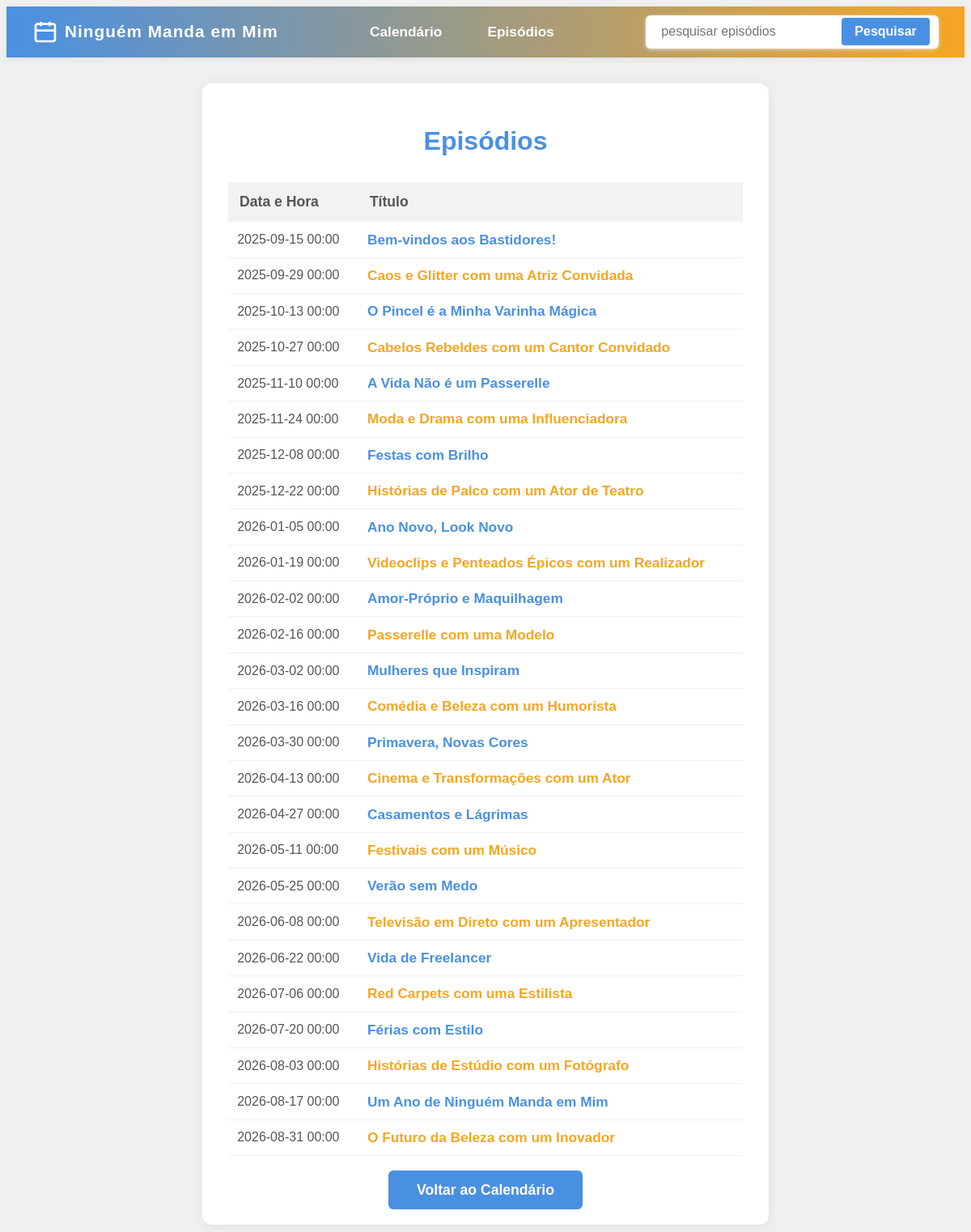
The app's page /all_episodes, older data.
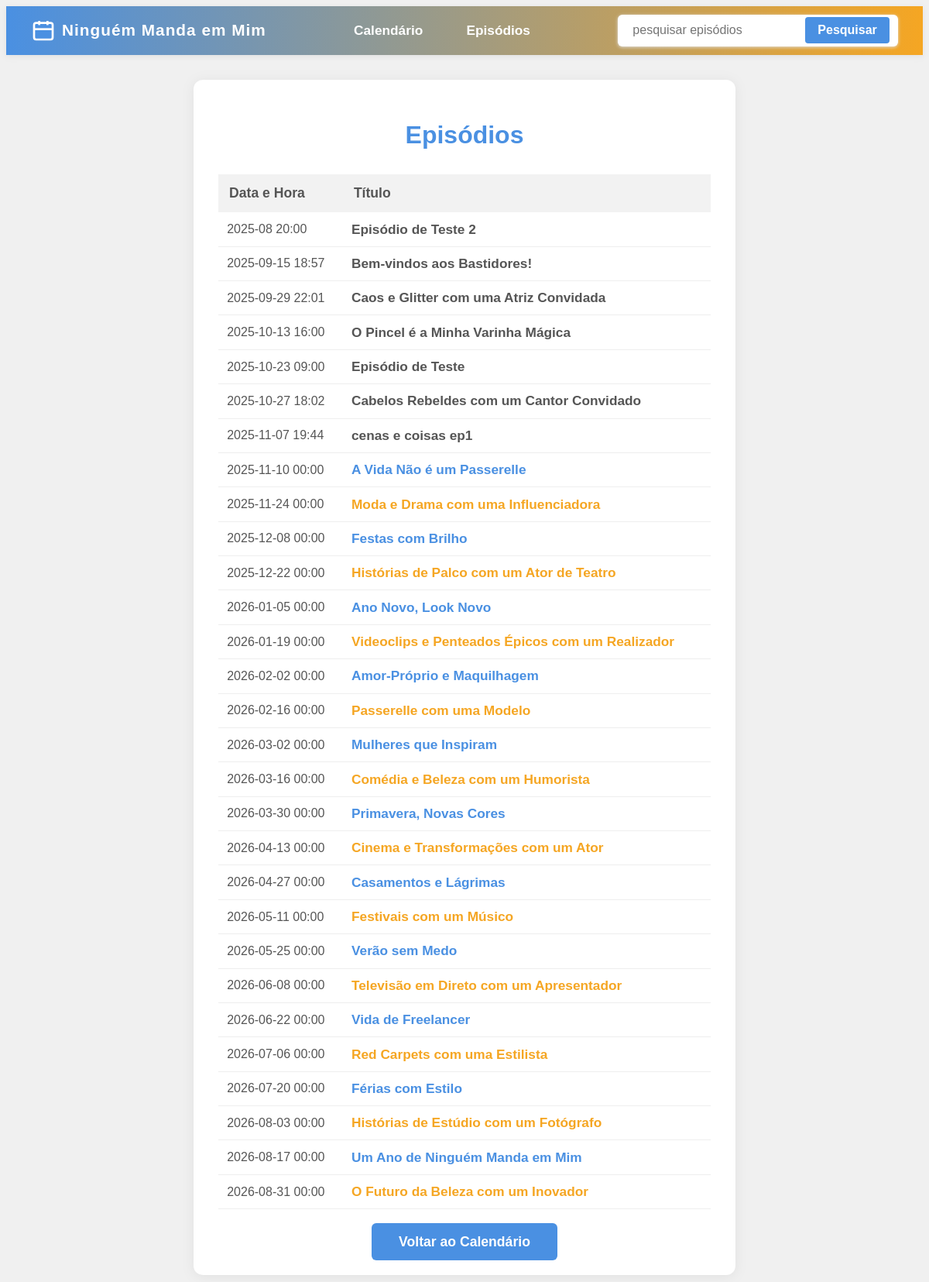
The same page, newer data.
### tables this page shows
CREATE TABLE episodes (
        id INTEGER PRIMARY KEY AUTOINCREMENT,
        podcast_id INTEGER,
        title TEXT NOT NULL,
        description TEXT,
        scheduled_date TIMESTAMP,
        type TEXT,
        guest TEXT,
        theme TEXT,
        announcement TEXT,
        FOREIGN KEY(podcast_id) REFERENCES podcasts(id)
    );

### routes/podcast_routes.py (the view)
@podcast_bp.route('/all_episodes')
def all_episodes():
    date_filter = request.args.get('date')
    conn = sqlite3.connect(DB_PATH)
    cursor = conn.cursor()
    try:
        if date_filter:
            cursor.execute('SELECT id, scheduled_date, title, type FROM episodes WHERE scheduled_date LIKE ? ORDER BY scheduled_date ASC', (f'{date_filter}%',))
        else:
            cursor.execute('SELECT id, scheduled_date, title, type FROM episodes ORDER BY scheduled_date ASC')
        episodes = [{'id': eid, 'scheduled_date': sd, 'title': t, 'type': tp} for eid, sd, t, tp in cursor.fetchall()]
    except sqlite3.OperationalError:
        episodes = []
    conn.close()
    return render_template('all_episodes.html', episodes=episodes)

### app.py (called while the page is built)
@app.context_processor
def inject_today():
    return dict(today=date.today())

### routes/podcast_routes.py (called while the page is built)
@podcast_bp.context_processor
def inject_calendar():
    from datetime import date
    today = date.today()
    offset = 0
    nav = request.args.get('calnav')
    jump_month = request.args.get('jump_month')
    jump_year = request.args.get('jump_year')
    if nav == 'prev':
        offset = int(request.args.get('offset', 0)) - 1
    elif nav == 'next':
        offset = int(request.args.get('offset', 0)) + 1
    elif nav == 'jump' and jump_month and jump_year:
        return {'calendar_months': get_calendar_data(0, jump_month, jump_year), 'offset': 0}
    else:
        offset = int(request.args.get('offset', 0))
    calendar_months = get_calendar_data(offset)
    return dict(calendar_months=calendar_months, offset=offset, today=today)

### templates/all_episodes.html (shortened to what this page needs)
<!DOCTYPE html>
<html lang="en">
<head>
    <link rel="stylesheet" href="/static/custom.css">
</head>
<body>
    {% include 'menu.html' %}
    <div style="max-width:700px; margin:2em auto;">
        <div style="background:#fff; border-radius:12px; box-shadow:0 2px 16px #e0e0e0; padding:2em;">
            <h1 style="font-size:2em; margin-bottom:1em; color:#4a90e2; text-align:center;">Episódios</h1>
            <table style="width:100%; border-collapse:collapse; margin-bottom:2em;">
                <thead>
                    <tr style="background:#f2f2f2;">
                        <th style="padding:0.8em; text-align:left; font-size:1.1em; color:#555;">Data e Hora</th>
                        <th style="padding:0.8em; text-align:left; font-size:1.1em; color:#555;">Título</th>
                    </tr>
                </thead>
                <tbody>
                    {% for episode in episodes %}
                    {% set color = '#555' %}
                    {% if episode.type == 'Solo' %}
                        {% set color = '#4a90e2' %}
                    {% elif episode.type == 'Convidado' %}
                        {% set color = '#f5a623' %}
                    {% endif %}
                    <tr style="border-bottom:1px solid #eee;">
                        <td style="padding:0.7em; color:#555;">{{ episode.scheduled_date|replace('T', ' ') }}</td>
                        <td style="padding:0.7em;">
                            <a href="/episode/{{ episode.id }}"
                               style="font-weight:600; text-decoration:none; font-size:1.08em; color:{{ color }};">
                                {{ episode.title }}
                            </a>
                        </td>
                    </tr>
                    {% endfor %}
                </tbody>
            </table>
            <div style="text-align:center;">
                <a href="/calendar_view" style="background:#4a90e2; color:#fff; border:none; padding:0.8em 2em; border-radius:6px; font-size:1.1em; font-weight:600; text-decoration:none; transition:background 0.2s;">Voltar ao Calendário</a>
            </div>
        </div>
    </div>
</body>
</html>

### templates/menu.html (shortened to what this page needs)
<nav style="position:sticky; top:0; z-index:100; background:linear-gradient(90deg,#4a90e2 0%,#f5a623 100%); box-shadow:0 2px 8px #e0e0e0; padding:0.7em 2em; display:flex; justify-content:space-between; align-items:center; margin-bottom:2em;">
    <div style="display:flex; align-items:center; gap:1em;">
        <a href="/calendar_view" style="display:flex; align-items:center; text-decoration:none;">
            <span style="font-weight:700; font-size:1.3em; color:#fff; letter-spacing:1px;">Ninguém Manda em Mim</span>
        </a>
    </div>
    <div style="display:flex; gap:2em;">
        <a href="/calendar_view" style="color:#fff; font-weight:600; font-size:1.08em; text-decoration:none; padding:0.3em 0.7em; border-radius:4px; transition:background 0.2s;">Calendário</a>
        <a href="/all_episodes" style="color:#fff; font-weight:600; font-size:1.08em; text-decoration:none; padding:0.3em 0.7em; border-radius:4px; transition:background 0.2s;">Episódios</a>
    </div>
    <form action="/search" method="get" style="display:flex; align-items:center; gap:0.5em; background:#fff; border-radius:6px; padding:0.2em 0.7em; box-shadow:0 1px 4px #e0e0e0;">
    <input type="text" name="q" placeholder="pesquisar episódios" style="border:none; outline:none; font-size:1em; padding:0.5em; border-radius:4px; min-width:140px;">
        <button type="submit" style="background:#4a90e2; color:#fff; border:none; border-radius:4px; padding:0.5em 1em; font-weight:600; font-size:1em; cursor:pointer; transition:background 0.2s;">Pesquisar</button>
    </form>
</nav>

### static/custom.css (style rules this page uses)
body { font-family: Arial, sans-serif; background-color: #f0f0f0; }

Row changes from the older to the newer data that the page shows:
added episodes: scheduled_date "2025-08 20:00", title "Episódio de Teste 2"
changed episodes "Bem-vindos aos Bastidores!": scheduled_date "2025-09-15 00:00" → "2025-09-15 18:57"
changed episodes "Caos e Glitter com uma Atriz Convidada": scheduled_date "2025-09-29 00:00" → "2025-09-29 22:01"
changed episodes "O Pincel é a Minha Varinha Mágica": scheduled_date "2025-10-13 00:00" → "2025-10-13 16:00"
added episodes: scheduled_date "2025-10-23 09:00", title "Episódio de Teste"
changed episodes "Cabelos Rebeldes com um Cantor Convidado": scheduled_date "2025-10-27 00:00" → "2025-10-27 18:02"
added episodes: scheduled_date "2025-11-07 19:44", title "cenas e coisas ep1"
